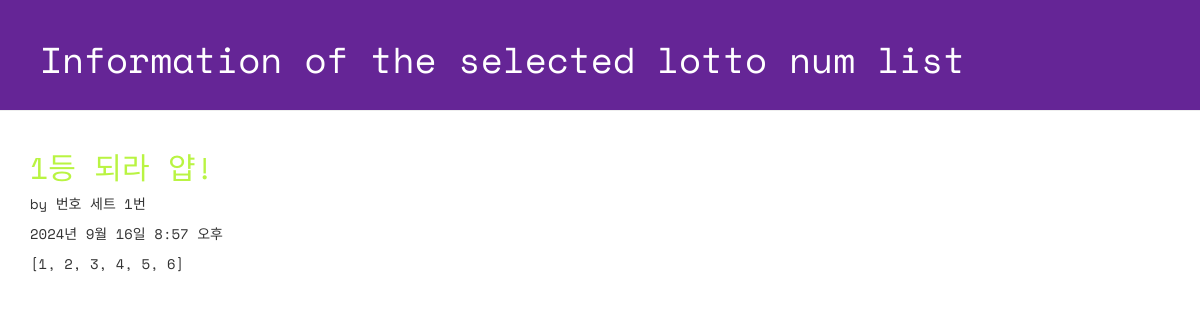
Screenshot of /lotto/1/detail/ with the database file from the repository.
### lotto/models.py (models this page shows, shortened)
class GuessNumbers(models.Model):
    name = models.CharField(max_length=24)
    text = models.CharField(max_length=255)
    lottos = models.CharField(max_length=255, default='[1, 2, 3, 4, 5, 6]')
    num_lotto = models.IntegerField(default=6)
    update_date = models.DateTimeField()

### lotto/views.py (the view)
# urls.py: path('lotto/<int:lottoKey>/detail/', views.detail, name='detail'),
def detail(request, lottoKey): # request는 path함수가 넘겨주는 http 요청을 받아내는 것
    lotto = GuessNumbers.objects.get(id=lottoKey)
    return render(request, 'lotto/detail.html', {'lotto':lotto})

### lotto/templates/lotto/detail.html (shortened to what this page needs)
<!DOCTYPE html>
{% load static %}
<html lang="ko">
<head>
  <link rel="stylesheet" href="//maxcdn.bootstrapcdn.com/bootstrap/3.2.0/css/bootstrap.min.css">
  <link rel="stylesheet" href="//maxcdn.bootstrapcdn.com/bootstrap/3.2.0/css/bootstrap-theme.min.css">
  <link rel="stylesheet" href="{% static 'css/lotto.css'%}">
</head>
<body>
  <div class="page-header">
  <h1>Information of the selected lotto num list</h1>
  </div>
  <div class="container lotto">
    <h2>{{ lotto.text }}</h2>
    <p> by {{ lotto.name }}</p>
    <p> {{ lotto.update_date }}</p>
    <p> {{ lotto.lottos | linebreaksbr }}</p>
  </div>
</body>
</html>

### lotto/static/CSS/lotto.css (style rules this page uses)
.page-header { background-color: #652596; margin-top: 0; padding: 20px 20px 20px 40px; font-family: 'Space Mono', monospace; }
.page-header h1 { color: #FFFFFF; }
.container { font-family: 'Space Mono', monospace; }
.container h2 { color: #b9f442; }

### rows the page displays
GuessNumbers: text "1등 되라 얍!", name "번호 세트 1번", update_date "2024년 9월 16일 8:57 오후", lottos "[1, 2, 3, 4, 5, 6]"
